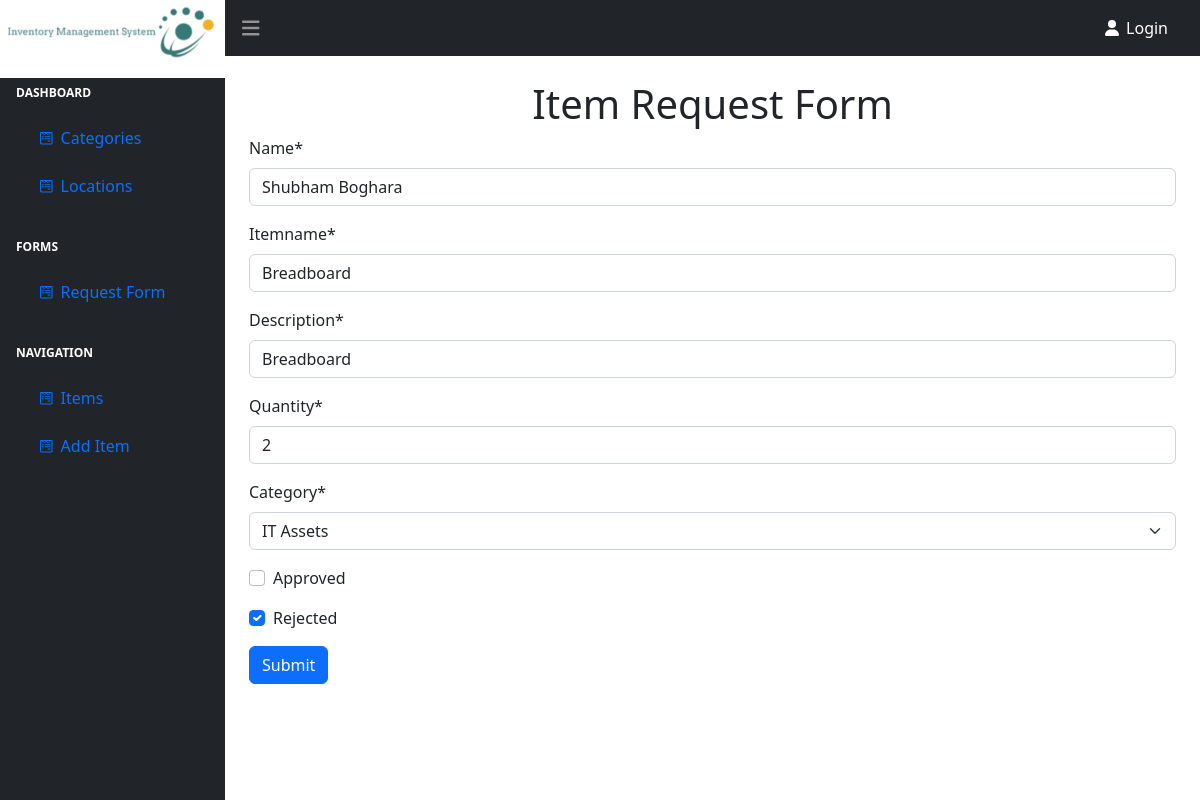
Screenshot of /review-form/2 with the database file from the repository.
### basic/models.py (models this page shows, shortened)
class Request(models.Model):
    name = models.CharField(max_length=200)
    itemname = models.CharField(max_length=200)
    description = models.CharField(max_length=200)
    quantity = models.PositiveIntegerField()
    category = models.ForeignKey(Category, on_delete=models.CASCADE)
    approved = models.BooleanField(default=False)
    rejected = models.BooleanField(default=False)

class Category(models.Model):
    name = models.CharField(max_length=100)
    description = models.TextField()
    def __str__(self):
        return self.name

### basic/views.py (the view)
# urls.py: path('review-form/<int:id>', review_form, name = "review_form"),
def review_form(request, id):
    item = Request.objects.get(id=id)
    form = RequestFormUpdate(request.POST or None, instance=item)
    if form.is_valid():
        form.save()
        return render(request, "basic/category.html")
    context = {
        "form": form,
    }
    return render(request, "basic/review_form.html", context)

### basic/forms.py
class RequestFormUpdate(ModelForm):
    class Meta:
        model = Request
        fields = "__all__"

### basic/templates/basic/review_form.html
{% extends 'basic/base1.html' %} {% block start %}
{% load crispy_forms_filters %}
{% load crispy_forms_tags %}
<div class="container mx-auto m-4">
    <h1 class="text-center">Item Request Form</h1>
  <div class="form">
    <form action="" method="post">
      {% csrf_token %} {{ form|crispy }}
      <input class="btn btn-primary" type="submit" />
    </form>
  </div>
</div>
{% endblock %}

### rows the page displays
Request: name "Shubham Boghara", itemname "Breadboard", description "Breadboard", quantity "2", category "IT Assets", rejected "☑"
